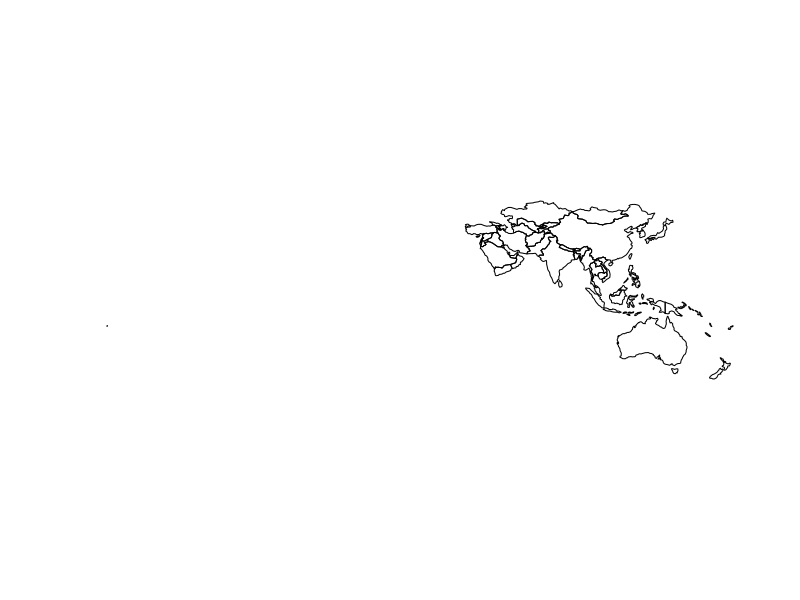
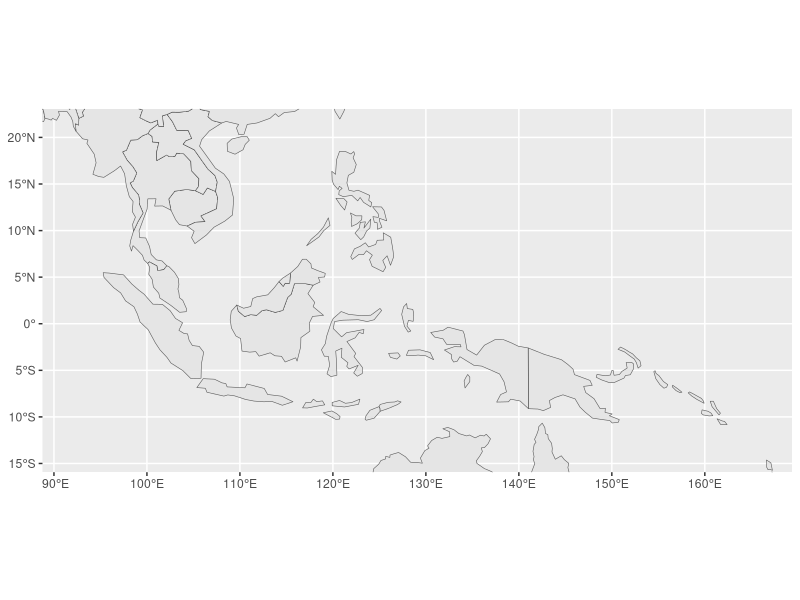
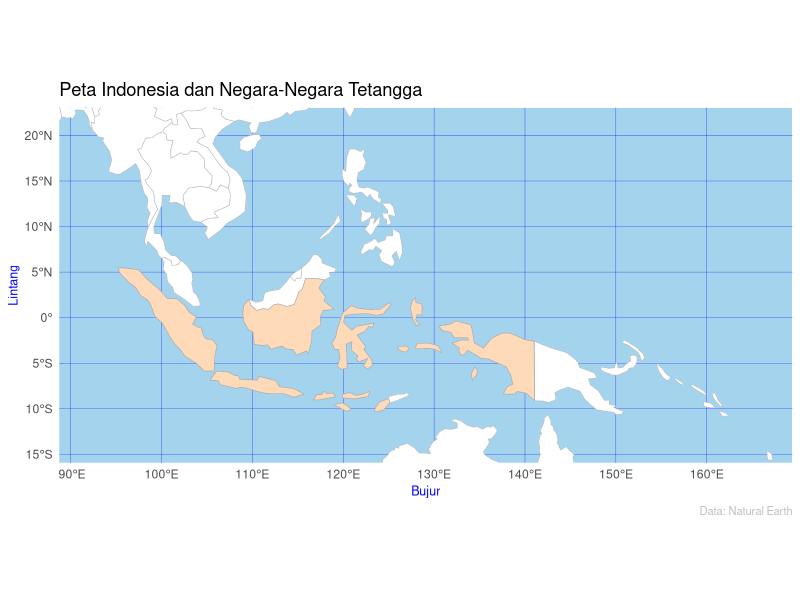

R code for these plots, in order:
## ---- chunk 1
library("rnaturalearth")  # data peta dari Natural Earth
library("sf")             # mengelola data peta simple feature
library("ggplot2")        # untuk plot
library("dplyr")          # agar kita bisa melakukan piping (%>%)
## ---- chunk 2
map <- ne_countries(continent = c("Asia", "Oceania"), returnclass = "sf")
plot(st_geometry(map))
## ---- chunk 3
min <- c(92.43036, -14.16366) %>% `names<-`(c("x","y"))
max <- c(165.75251,  21.28303) %>% `names<-`(c("x","y"))
## ---- chunk 4
ggplot() +
  geom_sf(data = map) +
  coord_sf(xlim = c(min[1], max[1]), ylim = c(min[2], max[2]))
## ---- chunk 5
st_bbox(map)
## ---- chunk 6
min; max
## ---- chunk 7
ggplot() +
  geom_sf(data = map, fill = "white", col = "grey", size = 0.30) +
  geom_sf( # Indonesia
    data = map[map$name == "Indonesia",], 
    fill = "peachpuff", 
    col = "darkgrey",
    size = 0.35) +
  coord_sf(
    xlim = c(min[1], max[1]), 
    ylim = c(min[2], max[2])) +
  labs(
    title = "Peta Indonesia dan Negara-Negara Tetangga",
    caption = "Data: Natural Earth",
    x = "Bujur",
    y = "Lintang") +
  theme_minimal() +
  theme(
    panel.background = element_rect(fill = "lightskyblue2", size = 0),
    panel.grid = element_line(size = 0.1, color = "blue"),
    plot.caption = element_text(size = 8, color = "gray"),
    axis.title = element_text(size = 9, color = "blue"))
